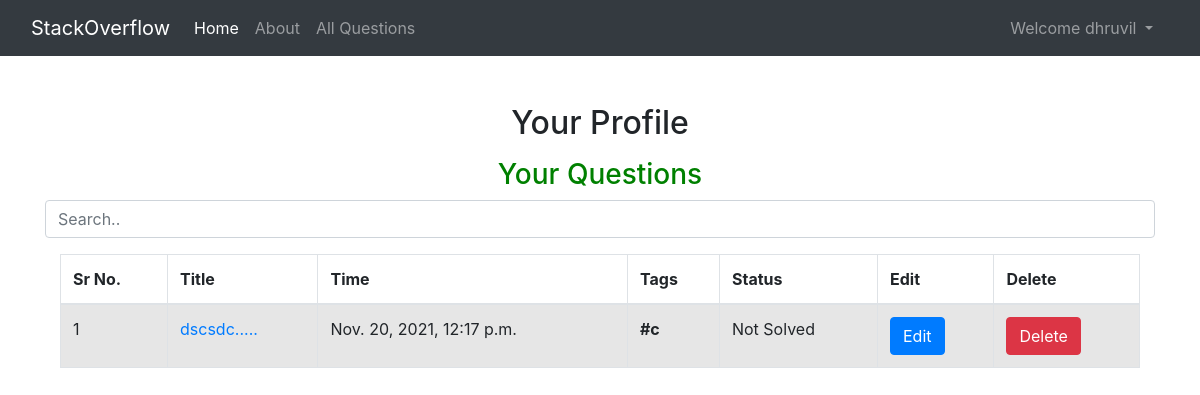
/profile/ (signed in), run on an earlier commit of the app's database.
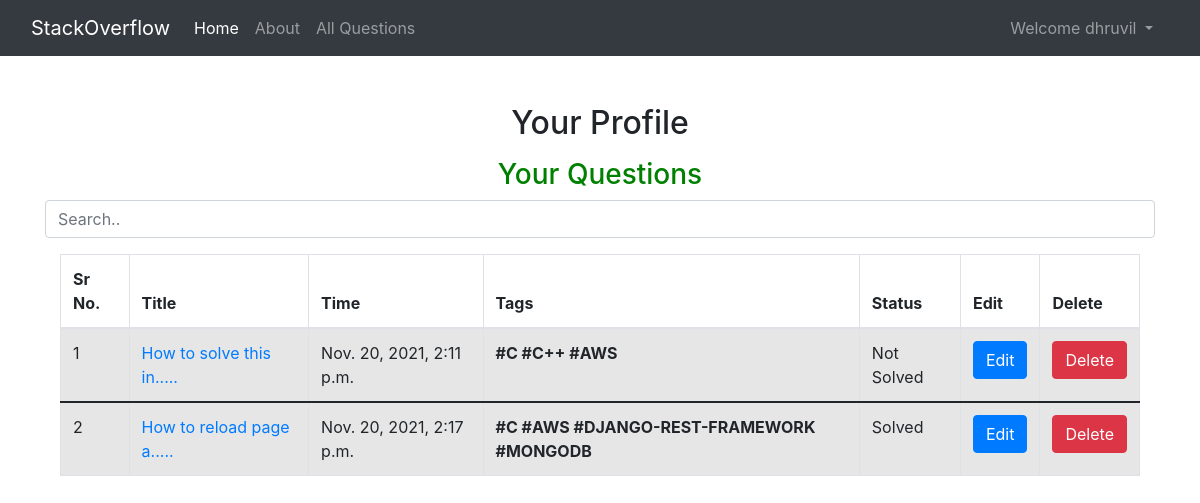
And on a later commit of the database.
### questionsApp/models.py (models this page shows, shortened)
class Question(models.Model):
    question_id = models.AutoField(primary_key=True)
    question_author = models.ForeignKey(User, on_delete=models.CASCADE)
    question_title = models.CharField(max_length=100, default="")
    question_body = RichTextField(blank=True, null=True)
    created_at = models.DateTimeField(auto_now=True)
    question_status = models.CharField(max_length=20,
                                       choices=STATUS_CHOICES,
                                       default="Not Solved")
    question_tags = models.ManyToManyField(Tags)

class Tags(models.Model):
    tag_id = models.AutoField(primary_key=True)
    tag_name = models.CharField(max_length=30)
    def __str__(self):
        return self.tag_name

### questionsApp/views.py (the view)
# urls.py: path('profile/', views.profile,
def profile(request):
    if not request.user.is_authenticated:
        return redirect('/userLogin')
    all_user_questions = Question.objects.filter(question_author=request.user)
    context = {
        'all_user_data': all_user_questions
    }
    return render(request, 'UserpagesFolder/profile.html', context)

### questionsApp/templates/UserpagesFolder/profile.html (shortened to what this page needs)
{% extends 'baseNavigation.html' %}
{% block body %}
<div class="container my-5">
    <h2 class="text-center">
        Your Profile
        <link rel="stylesheet" href="https://cdn.datatables.net/1.10.2/css/jquery.dataTables.min.css" />
        <div class="container">
            <div class="row header my-3" style="text-align: center; color: green">
                <h3>Your Questions</h3>
                <input class="form-control" id="myInput" type="text" placeholder="Search..">
                <br>
            </div>
            <table id="myTable" class="table table-striped table-bordered" style="width: 100%">
                <thead>
                    <tr>
                        <th>Sr No.</th>
                        <th>Title</th>
                        <th>Time</th>
                        <th>Tags</th>
                        <th>Status</th>
                        <th>Edit</th>
                        <th>Delete</th>
                    </tr>
                </thead>
                {% for i in all_user_data %}
                <tbody>
                    <tr>
                        <td>{{forloop.counter}}</td>
                        <td>
                            <a href="/viewQuestion/detailviewQuestion/{{i.question_id}}">
                                {{i.question_title|slice:":20"}}.....</a>
                        </td>
                        <td>{{i.created_at}}</td>
                        <td>
                            {% for area in i.question_tags.all %}<b>#{{ area }} </b>{% endfor %}
                        </td>
                        <td>{{i.question_status}}</td>
                        <td>
                            <a class="btn btn-primary" href="{% url 'editQuestion' i.question_id %}"
                                role="button">Edit</a>
                        </td>
                        <td>
                            <a class="btn btn-danger" href="{% url 'deleteQuestion' i.question_id %}" role="button"
                                onclick="return confirm('Are You Sure You want to delete Question?')">Delete</a>
                        </td>
                    </tr>
                </tbody>
                {% endfor %}
            </table>
        </div>
    </h2>
    {% endblock body %}

### questionsApp/templates/baseNavigation.html (shortened to what this page needs)
<!DOCTYPE html>
<html lang="en">
  <head>
    <link
      href="https://cdn.jsdelivr.net/npm/bootstrap@5.1.3/dist/css/bootstrap.min.css"
      rel="stylesheet"
    />
  </head>
  <body>
    <nav class="navbar navbar-expand-lg navbar-dark bg-dark">
      <div class="container-fluid">
        <a class="navbar-brand" href="/">StackOverflow</a>
        <div class="collapse navbar-collapse" id="navbarSupportedContent">
          <ul class="navbar-nav me-auto mb-2 mb-lg-0">
            <li class="nav-item">
              <a class="nav-link active" aria-current="page" href="/">Home</a>
            </li>
            <li class="nav-item">
              <a class="nav-link" href="/about">About</a>
            </li>
            <li class="nav-item">
              <a href="/viewQuestion" class="nav-link" aria-current="page"
                >All Questions</a
              >
            </li>
          </ul>
          {% if user.is_authenticated %}
          <ul class="navbar-nav mr-2">
            <li class="nav-item dropdown">
              <a
                class="nav-link dropdown-toggle"
                href="#"
                id="navbarDropdown"
                role="button"
                data-bs-toggle="dropdown"
                aria-expanded="false"
              >
                Welcome {{request.user}}
              </a>
            </li>
          </ul>
          {% endif %}
        </div>
      </div>
    </nav>
     {% block body %} {% endblock body %}
    <link
      rel="stylesheet"
      href="https://maxcdn.bootstrapcdn.com/bootstrap/4.5.2/css/bootstrap.min.css"
    />
  </body>
</html>

What changed in the data, as far as the page shows it:
removed Question: question_title "dscsdc", created_at "Nov. 20, 2021, 12:17 p.m.", question_status "Not Solved", Tags (tag_name "c")
added Question: question_title "How to solve this in", created_at "Nov. 20, 2021, 2:11 p.m.", question_status "Not Solved", Tags (tag_name "C")
changed Question "Not Solved": gains Tags (tag_name "C++")
now on this page (row unchanged): Tags: tag_name "AWS"
added Question: question_title "How to reload page a", created_at "Nov. 20, 2021, 2:17 p.m.", question_status "Solved", Tags (tag_name "C")
added Tags: tag_name "DJANGO-REST-FRAMEWORK", shown under "How to reload page a"
added Tags: tag_name "MONGODB", shown under "How to reload page a"
